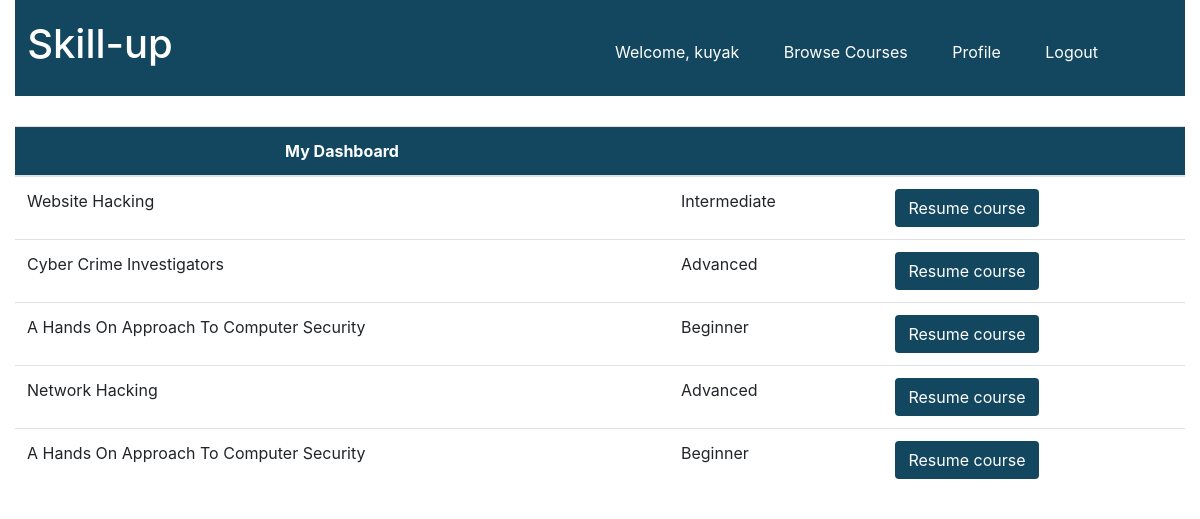
The page /skillup/home (signed in) on the database its author committed.
### skillup/models.py (models this page shows)
class MyEnrolledCourses(models.Model):
    user = models.ForeignKey(User, on_delete=models.CASCADE, null=True)
    course = models.ForeignKey(Course, on_delete=models.CASCADE, null=True)
    course_name = models.CharField(max_length=65)
    level = models.CharField(max_length=65)

### skillup/views.py (the view)
# urls.py: path("home", views.home_view, name="home"),
def home_view(request):
    if not request.user.is_authenticated:
        return render(request, "login.html", {"msg": None})
    context = {
        "user": request.user,
        "myCourses": MyEnrolledCourses.objects.filter(user_id=request.user.id)
    }
    return render(request, "home.html", context)

### skillup/templates/home.html (shortened to what this page needs)
{% extends 'base.html' %}
{% block content %}
<nav>
    <div class="row">
        <div class="col-md-2 title"><h1 class="text-center"><a href="{% url 'home' %}" class="title_text">Skill-up</a></h1></div>
        <div class="col-md-7 offset-md-3 text-right menu_items">
            <ul>
                <li><a href="#">Welcome, {{ user.username }}</a></li>
                <li><a href="{% url 'courses' %}">Browse Courses</a></li>
                <li><a href="{% url 'profile' %}">Profile</a></li>
                <li><a href="{% url 'logout' %}">Logout</a></li>
            </ul>
        </div>
    </div>
</nav>
<div class="row">
    <div class="col-md-12 banner">
        <table class="table">
            <thead class="table_head">
            <tr>
                <th scope="col">My Dashboard</th>
                <th scope="col"></th>
                <th scope="col"></th>
            </tr>
            </thead>
            <tbody>
            {% for myCourse in myCourses %}
            <tr>
                <td>{{ myCourse.course_name }}</td>
                <td>{{ myCourse.level }}</td>
                <td><a class="btn table_head my_btn"
                                          href="{% url 'resume_course' myCourse.course_id %}">Resume course</a></td>
            </tr>
            {% endfor %}
        </table>
    </div>
</div>
    {% endblock %}

### skillup/static/skillup/css/style.css (style rules this page uses)
nav { background: #12475f; width:100%; height: auto; }
ul { width:80%; margin: 0 auto; padding: 0; }
ul li { list-style-type:none; display: inline-block; padding: 20px; }
ul li a { color: #fff; text-decoration: none; }
.title { color: #fff; margin-top: 13px; }
.title_text { color: #fff; }
.banner { color: #12475f; }
.table_head { background: #12475f; color: #fff; text-align: center; }
.banner { margin-top: 30px; }
.title { margin-top: 20px; margin-bottom: 20px; }
.menu_items { margin-top:20px; }

### rows shown on the page
MyEnrolledCourses: course_name "Website Hacking", level "Intermediate"
MyEnrolledCourses: course_name "Cyber Crime Investigators", level "Advanced"
MyEnrolledCourses: course_name "A Hands On Approach To Computer Security", level "Beginner"
MyEnrolledCourses: course_name "Network Hacking", level "Advanced"
MyEnrolledCourses: course_name "A Hands On Approach To Computer Security", level "Beginner"

### other values the page prints
{{ user.username }} "kuyak"
